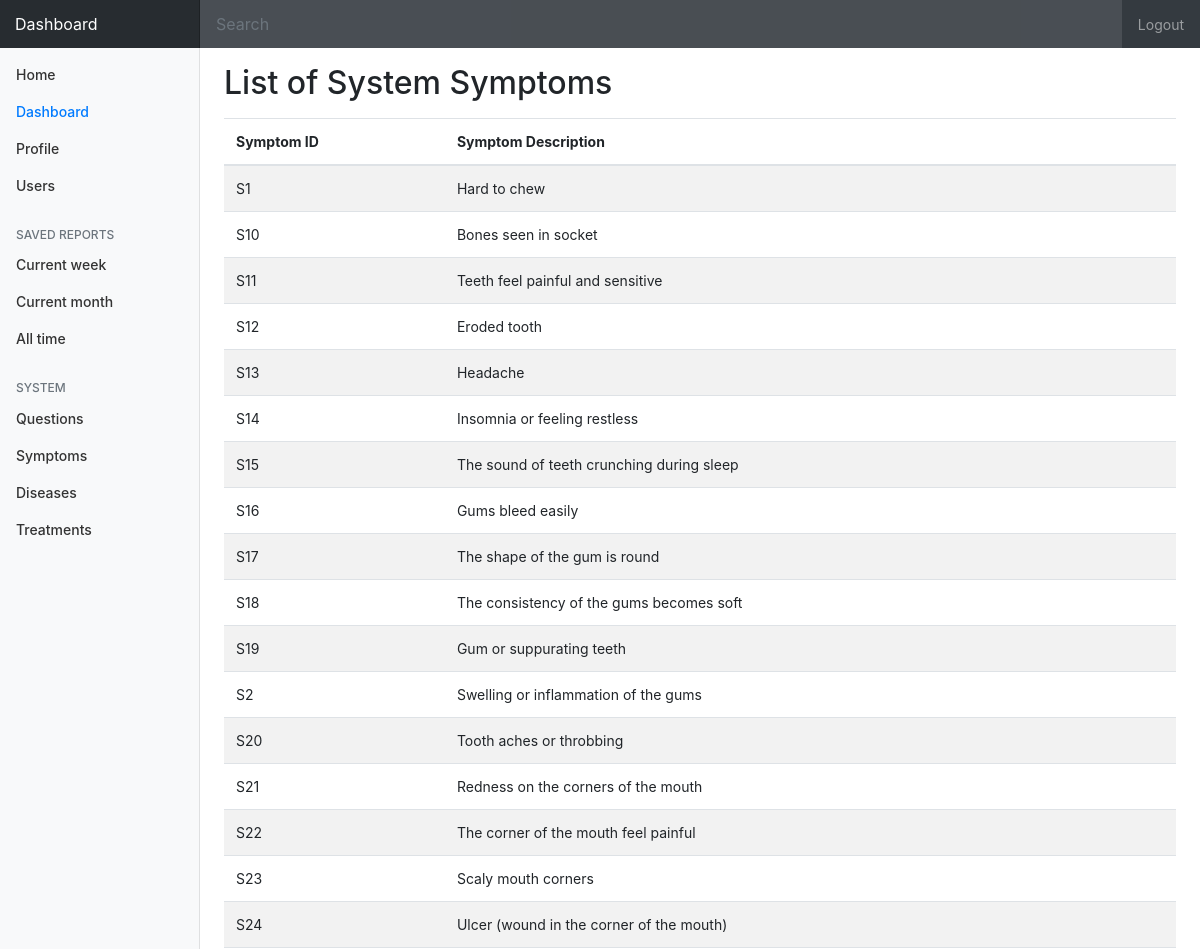
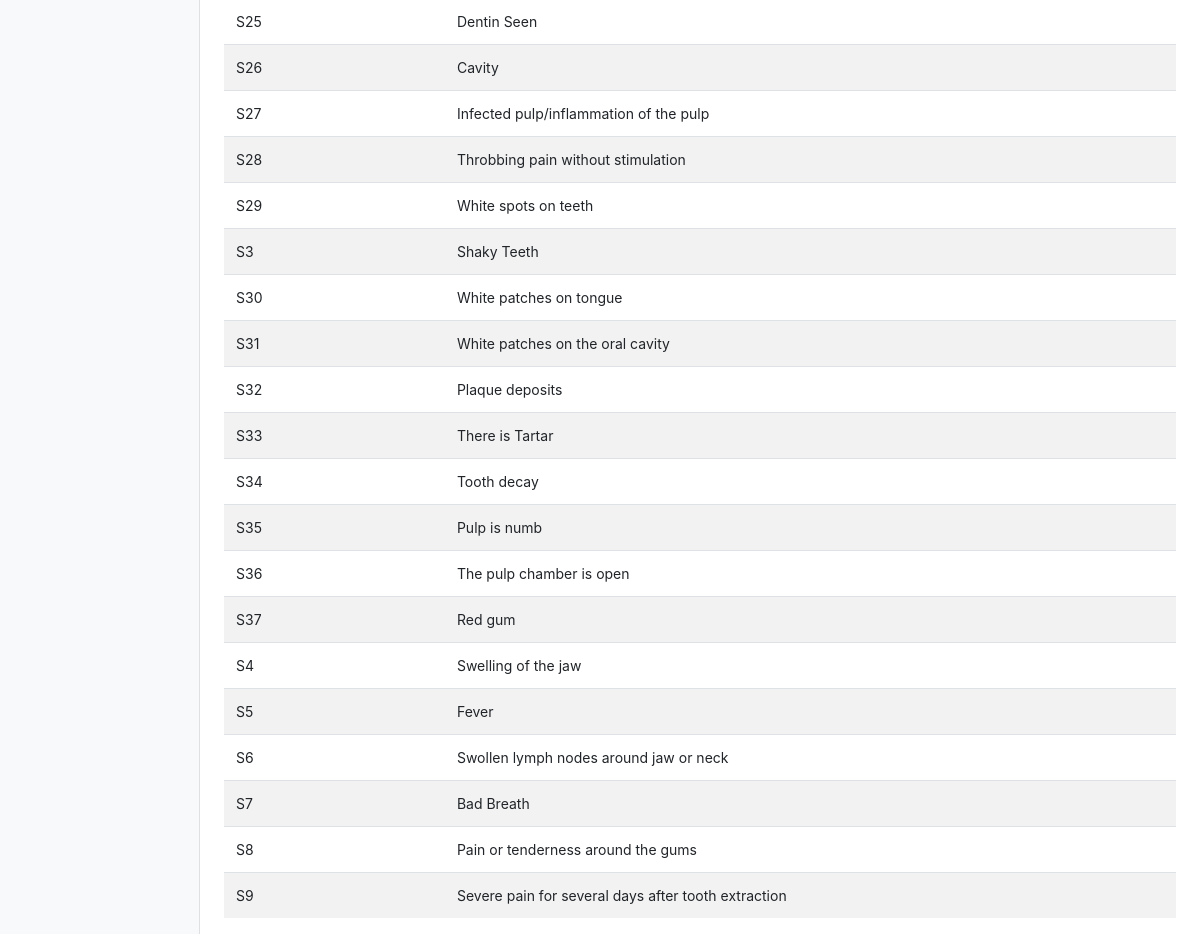
/4admin/symptoms.php (signed in), run on the app's committed database (2 pictures, top to bottom).
### tables this page shows
CREATE TABLE `symptoms` (
  `symptom_id` varchar(10) NOT NULL,
  `symptom_desc` varchar(255) NOT NULL
);

### 4admin/symptoms.php (the view)
<?php
require_once 'template/header.php';
require_once '../config.php';
$sql = "SELECT * FROM symptoms";
$stmt = $db->prepare($sql);
$stmt->execute();
$data['symptoms'] = $stmt->fetchAll();
?>
<h2 class="mb-3">List of System Symptoms</h2>
<table class="table table-striped">
  <thead>
    <tr>
      <th scope="col">Symptom ID</th>
      <th scope="col">Symptom Description</th>
    </tr>
  </thead>
  <tbody>
  	<?php foreach ($data['symptoms'] as $symptoms): ?>
    <tr>
      <td><?= strtoupper($symptoms['symptom_id']) ?></td>
      <td><?= $symptoms['symptom_desc'] ?></td>
    </tr>
  	<?php endforeach ?>
  </tbody>
</table>
<?php require_once 'template/footer.php'; ?>

### css/dashboard.css (style rules this page uses)
body { font-size: .875rem; }
:root { --input-padding-x: .75rem; --input-padding-y: .75rem; }

### data on the page
symptoms: symptom_id "S1", symptom_desc "Hard to chew"
symptoms: symptom_id "S10", symptom_desc "Bones seen in socket"
symptoms: symptom_id "S11", symptom_desc "Teeth feel painful and sensitive"
symptoms: symptom_id "S12", symptom_desc "Eroded tooth"
symptoms: symptom_id "S13", symptom_desc "Headache"
symptoms: symptom_id "S14", symptom_desc "Insomnia or feeling restless"
symptoms: symptom_id "S15", symptom_desc "The sound of teeth crunching during sleep"
symptoms: symptom_id "S16", symptom_desc "Gums bleed easily"
symptoms: symptom_id "S17", symptom_desc "The shape of the gum is round"
symptoms: symptom_id "S18", symptom_desc "The consistency of the gums becomes soft"
symptoms: symptom_id "S19", symptom_desc "Gum or suppurating teeth"
symptoms: symptom_id "S2", symptom_desc "Swelling or inflammation of the gums"
symptoms: symptom_id "S20", symptom_desc "Tooth aches or throbbing"
symptoms: symptom_id "S21", symptom_desc "Redness on the corners of the mouth"
symptoms: symptom_id "S22", symptom_desc "The corner of the mouth feel painful"
symptoms: symptom_id "S23", symptom_desc "Scaly mouth corners"
symptoms: symptom_id "S24", symptom_desc "Ulcer (wound in the corner of the mouth)"
symptoms: symptom_id "S25", symptom_desc "Dentin Seen"
symptoms: symptom_id "S26", symptom_desc "Cavity"
symptoms: symptom_id "S27", symptom_desc "Infected pulp/inflammation of the pulp"
symptoms: symptom_id "S28", symptom_desc "Throbbing pain without stimulation"
symptoms: symptom_id "S29", symptom_desc "White spots on teeth"
symptoms: symptom_id "S3", symptom_desc "Shaky Teeth"
symptoms: symptom_id "S30", symptom_desc "White patches on tongue"
symptoms: symptom_id "S31", symptom_desc "White patches on the oral cavity"
symptoms: symptom_id "S32", symptom_desc "Plaque deposits"
symptoms: symptom_id "S33", symptom_desc "There is Tartar"
symptoms: symptom_id "S34", symptom_desc "Tooth decay"
symptoms: symptom_id "S35", symptom_desc "Pulp is numb"
symptoms: symptom_id "S36", symptom_desc "The pulp chamber is open"
symptoms: symptom_id "S37", symptom_desc "Red gum"
symptoms: symptom_id "S4", symptom_desc "Swelling of the jaw"
symptoms: symptom_id "S5", symptom_desc "Fever"
symptoms: symptom_id "S6", symptom_desc "Swollen lymph nodes around jaw or neck"
symptoms: symptom_id "S7", symptom_desc "Bad Breath"
symptoms: symptom_id "S8", symptom_desc "Pain or tenderness around the gums"
symptoms: symptom_id "S9", symptom_desc "Severe pain for several days after tooth extraction"
